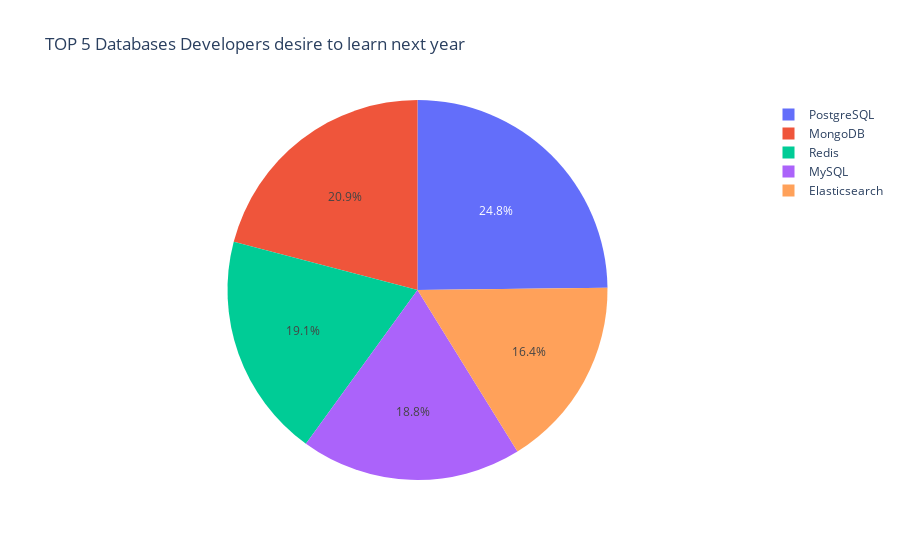

The notebook cell saved with this chart:
### Markdown cell above
Create a pie chart of the top 5 databases that respondents wish to learn next year. Label the pie chart with database names. Display percentages of each database on the pie chart.

### Code cell
# your code goes here
QUERY = "SELECT Respondent, DatabaseWorkedWith, COUNT(DatabaseWorkedWith) as count FROM DatabaseWorkedWith group by Respondent"
df = pd.read_sql_query(QUERY,conn)
df[(df['DatabaseWorkedWith'] == 'MySQL') & (df['count'] == 1)]
QUERY = "SELECT Respondent, DatabaseWorkedWith, COUNT(DatabaseWorkedWith) as count FROM DatabaseWorkedWith group by DatabaseWorkedWith HAVING DatabaseWorkedWith LIKE '%SQL%' order by count desc"
df = pd.read_sql_query(QUERY,conn)
df
QUERY = "SELECT DatabaseDesireNextYear, COUNT(DatabaseDesireNextYear) as count FROM DatabaseDesireNextYear group by DatabaseDesireNextYear order by count desc LIMIT 5"
df = pd.read_sql_query(QUERY,conn)
df
fig = px.pie(df, values='count', names='DatabaseDesireNextYear', title='TOP 5 Databases Developers desire to learn next year')
fig.show()

### Figure 1 — Plotly figure (JSON) as saved in the notebook; plotly's stock layout.template omitted (floating-point values rounded to 4 significant figures)
{"data": [{"domain": {"x": [0, 1], "y": [0, 1]}, "hovertemplate": "DatabaseDesireNextYear=%{label}<br>count=%{value}<extra></extra>", "labels": ["PostgreSQL", "MongoDB", "Redis", "MySQL", "Elasticsearch"], "legendgroup": "", "name": "", "showlegend": true, "type": "pie", "values": [4328, 3649, 3331, 3281, 2856]}], "layout": {"autosize": true, "legend": {"tracegroupgap": 0}, "title": {"text": "TOP 5 Databases Developers desire to learn next year"}}}
